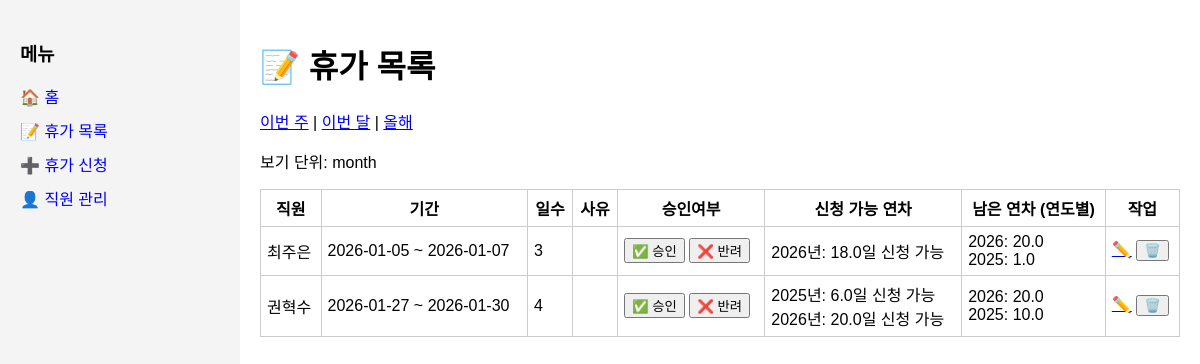
Screenshot of /leaves with the database file from the repository.
### app/models.py (models this page shows, shortened)
class Leave(db.Model):
    id = db.Column(db.Integer, primary_key=True)
    user_id = db.Column(db.Integer, db.ForeignKey("user.id"), nullable=False)
    start_date = db.Column(db.Date, nullable=False)
    end_date = db.Column(db.Date, nullable=False)
    half_day = db.Column(db.Boolean, default=False)
    status = db.Column(db.String(20), default="Pending")
    reason = db.Column(db.String(200))
    @property
    def days(self):
        return 0.5 if self.half_day else (self.end_date - self.start_date).days + 1

class User(db.Model):
    id = db.Column(db.Integer, primary_key=True)
    name = db.Column(db.String(50), nullable=False)
    email = db.Column(db.String(100))
    leaves = db.relationship(
        "Leave",
        backref="user",
        lazy=True,
        cascade="all, delete-orphan"
    )
    leave_balances = db.relationship(
        "LeaveBalance",
        back_populates="user",
        cascade="all, delete-orphan"
    )
    @property
    def remaining_leave_by_year(self):
        result = {}
        for balance in self.leave_balances:
            remaining = balance.total_days - (balance.used_days or 0)
            if remaining > 0:
                result[balance.year] = remaining
        return result
    @property
    def requestable_leave_by_year(self):
        result = {}
        balances = sorted(self.leave_balances, key=lambda b: b.year)
        available_by_year = {
            b.year: (b.total_days or 0.0) - (b.used_days or 0.0)
            for b in balances
        }
        pending_leaves = sorted(
            [l for l in self.leaves if l.status == "Pending"],
            key=lambda l: l.start_date
        )
        for leave in pending_leaves:
            remaining = leave.days
            for year in available_by_year:
                if year > leave.start_date.year:
                    continue
                if remaining <= 0:
                    break
                deduct = min(available_by_year[year], remaining)
                available_by_year[year] -= deduct
                remaining -= deduct
        for year, days in available_by_year.items():
            if days > 0:
                result[year] = round(days, 1)
        return result

class LeaveBalance(db.Model):
    id = db.Column(db.Integer, primary_key=True)
    user_id = db.Column(db.Integer, db.ForeignKey("user.id"), nullable=False)
    year = db.Column(db.Integer, nullable=False)
    total_days = db.Column(db.Float, default=15.0)
    used_days = db.Column(db.Float, default=0.0)
    pending_days = db.Column(db.Float, default=0.0)
    user = db.relationship("User", back_populates="leave_balances")

### app/routes.py (the view)
@bp.route("/leaves")
def leave_list():
    leaves = Leave.query
    view = request.args.get("view", "month")
    today = datetime.today().date()
    if view == "week":
        start_of_week = today - timedelta(days=today.weekday())
        end_of_week = start_of_week + timedelta(days=6)
        leaves = leaves.filter(Leave.start_date <= end_of_week, Leave.end_date >= start_of_week)
    elif view == "month":
        start_of_month = today.replace(day=1)
        if start_of_month.month == 12:
            next_month = start_of_month.replace(year=start_of_month.year+1, month=1, day=1)
        else:
            next_month = start_of_month.replace(month=start_of_month.month+1, day=1)
        end_of_month = next_month - timedelta(days=1)
        leaves = leaves.filter(Leave.start_date <= end_of_month, Leave.end_date >= start_of_month)
    elif view == "year":
        start_of_year = today.replace(month=1, day=1)
        end_of_year = today.replace(month=12, day=31)
        leaves = leaves.filter(Leave.start_date <= end_of_year, Leave.end_date >= start_of_year)
    leaves = leaves.order_by(Leave.start_date).all()
    return render_template("leave_list.html", leaves=leaves, view=view)

### app/templates/leave_list.html (shortened to what this page needs)
{% extends "layout.html" %}
{% block content %}
<h1>📝 휴가 목록</h1>
<div>
    <a href="{{ url_for('main.leave_list', view='week') }}">이번 주</a> |
    <a href="{{ url_for('main.leave_list', view='month') }}">이번 달</a> |
    <a href="{{ url_for('main.leave_list', view='year') }}">올해</a>
</div>
<p>보기 단위: {{ view }}</p>
<table>
<tr>
    <th>직원</th><th>기간</th><th>일수</th><th>사유</th><th>승인여부</th>
    <th>신청 가능 연차</th><th>남은 연차 (연도별)</th><th>작업</th>
</tr>
{% for leave in leaves %}
<tr>
    <td>{{ leave.user.name }}</td>
    <td>{{ leave.start_date }} ~ {{ leave.end_date }}</td>
    <td>{{ leave.days }}</td>
    <td>{{ leave.reason }}</td>
    <td>
    {% if leave.status == "Pending" %}
        <form method="POST" action="{{ url_for('main.approve_leave', leave_id=leave.id) }}" style="display:inline">
            <button>✅ 승인</button>
        </form>
        <form method="POST" action="{{ url_for('main.reject_leave', leave_id=leave.id) }}" style="display:inline">
            <button>❌ 반려</button>
        </form>
    {% else %}
        {{ leave.status }}
    {% endif %}
    </td>
    <td>
    {% for year, days in leave.user.requestable_leave_by_year.items() %}
        {{ year }}년: {{ days }}일 신청 가능<br>
    {% else %}
        신청 가능 연차 없음
    {% endfor %}
    </td>
    <td>
        {% for year, remaining in leave.user.remaining_leave_by_year.items() %}
            {{ year }}: {{ remaining }}<br>
        {% endfor %}
    </td>
    <td>
        <a href="/leaves/{{ leave.id }}/edit?view_unit={{ request.args.get('view_unit', 'week') }}">✏️</a>
        <form method="POST" action="/leaves/{{ leave.id }}/delete" style="display:inline">
            <button onclick="return confirm('삭제?')">🗑️</button>
        </form>
    </td>
</tr>
{% endfor %}
</table>
{% endblock %}

### app/templates/layout.html (style rules this page uses)
body { margin:0; display:flex; font-family:Arial; }
table { border-collapse:collapse; width:100%; }
th,td { border:1px solid #ccc; padding:6px; }

### rows the page displays
Leave: user.name "최주은", start_date "2026-01-05", end_date "2026-01-07", days "3"
LeaveBalance: year "2026", days "18.0", total_days "20.0"
LeaveBalance: year "2025", total_days "1.0"
Leave: user.name "권혁수", start_date "2026-01-27", end_date "2026-01-30", days "4"
LeaveBalance: year "2025", days "6.0", total_days "10.0"
LeaveBalance: year "2026", total_days "20.0"

### other values shown
{{ view }} "month"
